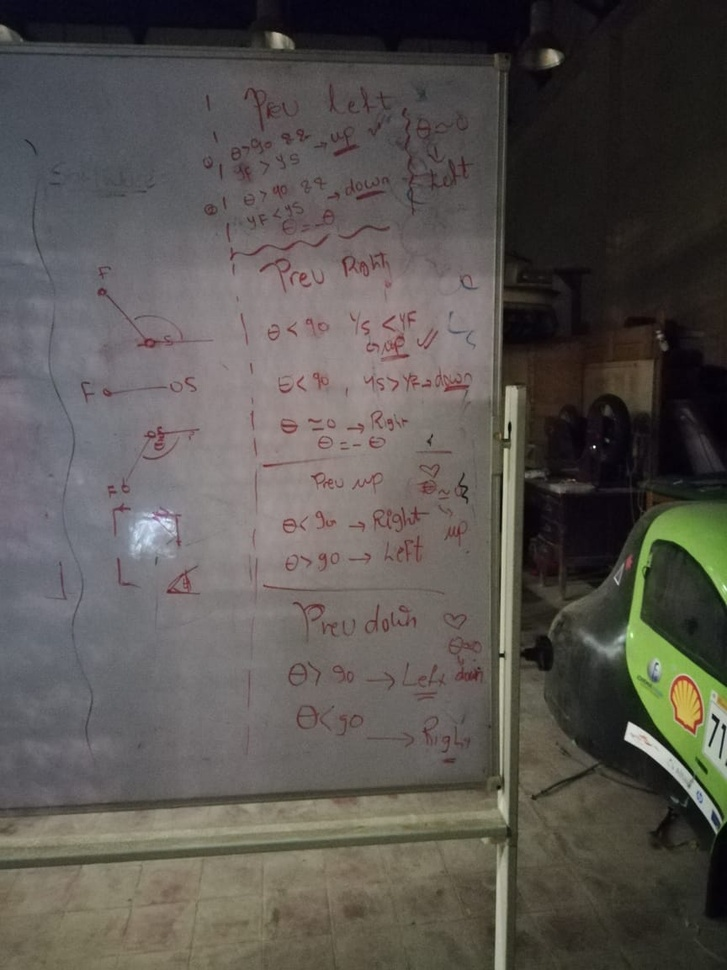
#> input picture 9f80f529-8671-401b-8e1b-aedb8806a530.jpg, 727 x 970 px, shrunk from 864 x 1152 before the run; its folder holds only this picture in this run
$ python -i Find_Surronding_Rectangle_Points_For_Transform.py   (imports and definitions only)   (older library calls are emulated)
#> lines starting #> are read from the running program, lines starting #| are printed output that depends on the picture; after the words box and inside, x2 and y2 are one past the last pixel; in counts of white or black regions, pixels touching at a corner belong together
import math
import cv2
import imutils
import numpy as np


def detect(c,img,cnts,thresh):
    approx = cv2.approxPolyDP(c, 0.04 * cv2.arcLength(c, True), True)
    shape=''
    arr=''
    if len(approx) == 4:
        shape='rectangle'
        vertices = cv2.convexHull(approx, clockwise=True)
        #########################
        x1,y1=vertices[0].ravel()
        x2,y2=vertices[1].ravel()
        x3,y3=vertices[-1].ravel()
        x4,y4=vertices[2].ravel()
        #########################
        #print(x3,y3)
        cv2.circle(img, (x1,y1), 10, (255,255,255), thickness=1)
        cv2.circle(img, (x2,y2), 10, (0,0,0), thickness=1)
        cv2.circle(img, (x3,y3), 10, (0,0,255), thickness=1)
        cv2.circle(img, (x4,y4), 10, (255,0,0), thickness=1)
        #########################
        arr=np.array([(x1,y1),(x2,y2),(x3,y3),(x4,y4)])


    return  arr,shape


def DoG(img):
    global q
    blur5 = cv2.GaussianBlur(img,(5,5),0)
    blur3 = cv2.GaussianBlur(img,(1,1),0)
    DoGim = blur5 - blur3
    kernelClose = np.ones((3, 3),np.uint8)
    DoGim = cv2.morphologyEx(DoGim, cv2.MORPH_CLOSE, kernelClose)
    cv2.imshow("Dogim",DoGim)
    return DoGim


# In[4]:


def detectShapes(mask,image):
    kernelopen = np.ones((5, 5), np.uint8)
    kernelClose = np.ones((3, 3),np.uint8)
    opening = cv2.morphologyEx(mask, cv2.MORPH_OPEN, kernelopen)
    closing = cv2.morphologyEx(opening, cv2.MORPH_CLOSE, kernelClose)
    R=closing.shape[0]
    C=closing.shape[1]
    temp = closing[0:R,0:C]
    edges =DoG(temp)

    ratio = image.shape[0] / float(image.shape[0])
    mx = np.amax(edges)
    mn = np.amin(edges)
    img=image
    thresh_val = np.average(np.arange(mn, mx))
    _, thresh = cv2.threshold(edges, thresh_val , 255, cv2.THRESH_BINARY)
    cv2.imshow("edge", thresh)
    cnts = cv2.findContours(thresh.copy(), cv2.RETR_EXTERNAL, cv2.CHAIN_APPROX_SIMPLE)
    cnts = cnts[0] if imutils.is_cv2() else cnts[1]
    cnts=sorted(cnts, key=cv2.contourArea, reverse=True)
    for c in cnts:
        if cv2.arcLength(c, True)>50:       #this is the condition to eliminate small curves
            points,shape = detect(c,img,cnts,thresh)
            if (shape == "rectangle"):
                cv2.drawContours(img, c, -1, (0,0,0), 3)
                cv2.imshow("img",img)
    return points

def maincode(image):
    gray = cv2.cvtColor(image, cv2.COLOR_BGR2GRAY)
    mx = np.amax(gray)
    mn = np.amin(gray)
    thresh_val = np.average(np.arange(mn, mx))
    _, thresh = cv2.threshold(gray, mx-50, 255, cv2.THRESH_BINARY)
    #thresh = cv2.adaptiveThreshold(gray, 255, cv2.ADAPTIVE_THRESH_GAUSSIAN_C, cv2.THRESH_BINARY, 115, 1)
    color = ""
    pts=detectShapes(thresh,image)
    return pts


>>> import cv2
>>> picture = cv2.imread('9f80f529-8671-401b-8e1b-aedb8806a530.jpg')
#> picture is the input picture: shape (970, 727, 3); mean B, G, R 80.4, 84.9, 88.8
>>> result = maincode(picture)
#> in maincode, `gray = cv2.cvtColor(image, cv2.COLOR_BGR2GRAY)`:
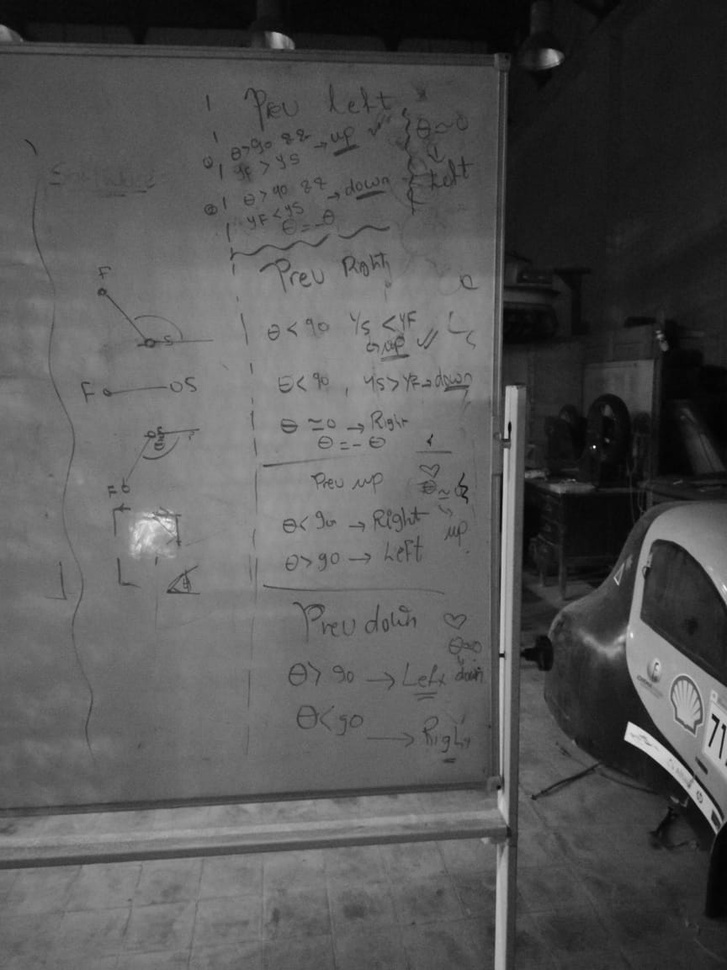
#> gray: shape (970, 727); min 2, max 253, mean 85.5
#> in maincode, `mx = np.amax(gray)`: mx = 253
#> in maincode, `mn = np.amin(gray)`: mn = 2
#> in maincode, `_, thresh = cv2.threshold(gray, mx-50, 255, cv2.THRESH_BINARY)`:
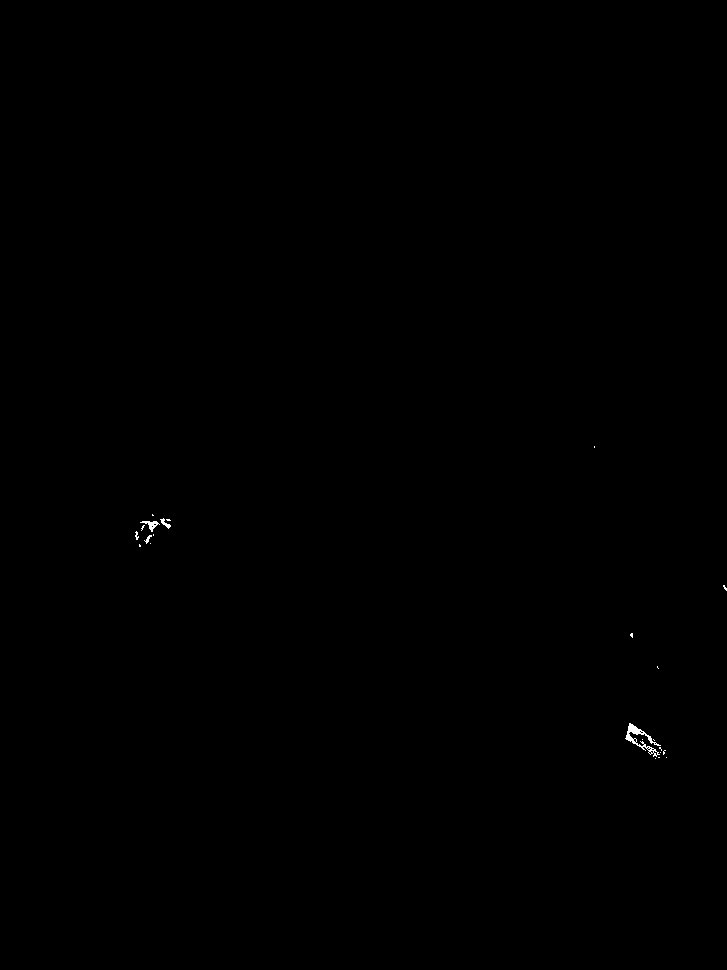
#> thresh: shape (970, 727); 0.08% white in thin lines or dots, all inside (x1, y1, x2, y2) = (135, 446, 727, 759)
#> in detectShapes, `opening = cv2.morphologyEx(mask, cv2.MORPH_OPEN, kernelopen)`: opening: shape (970, 727); 0.01% white; 1 white region, box (x1, y1, x2, y2) and area: (628, 725, 640, 734) 83
#> in detectShapes, `mx = np.amax(edges)`: mx = 255
#> in detectShapes, `mn = np.amin(edges)`: mn = 0
#> in detectShapes, `_, thresh = cv2.threshold(edges, thresh_val , 255, cv2.THRESH_BINARY)`: thresh: shape (970, 727); 0.01% white; 1 white region
#> in detectShapes, `cnts = cv2.findContours(thresh.copy(), cv2.RETR_EXTERNAL, cv2.CHAIN_AP..`: cnts = 1 contour; box (x1, y1, x2, y2) and area: (628, 725, 640, 734) 65
#> the loop in detectShapes, `for c in cnts:` made 1 pass
#> (the run stopped early here; a loop or call above may not have finished)

$ run again, on WIN_20181204_10_14_46_Pro.jpg
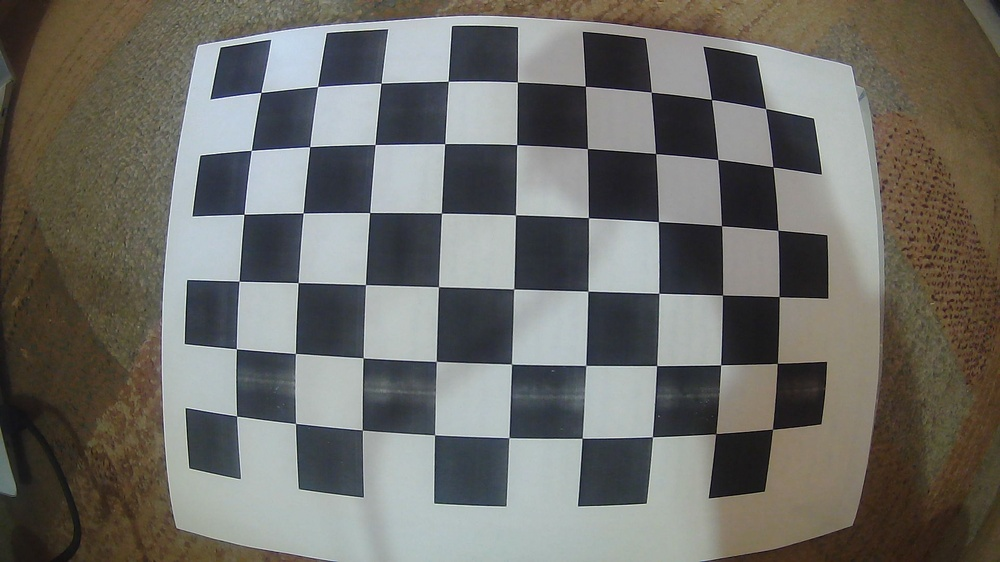
#> input picture WIN_20181204_10_14_46_Pro.jpg, 1000 x 562 px, shrunk from 1920 x 1080 before the run
#> picture is the input picture: shape (562, 1000, 3); mean B, G, R 103.6, 108.9, 109.9
#> in maincode, `mx = np.amax(gray)`: mx = 254
#> in maincode, `mn = np.amin(gray)`: mn = 0
#> in maincode, `_, thresh = cv2.threshold(gray, mx-50, 255, cv2.THRESH_BINARY)`:
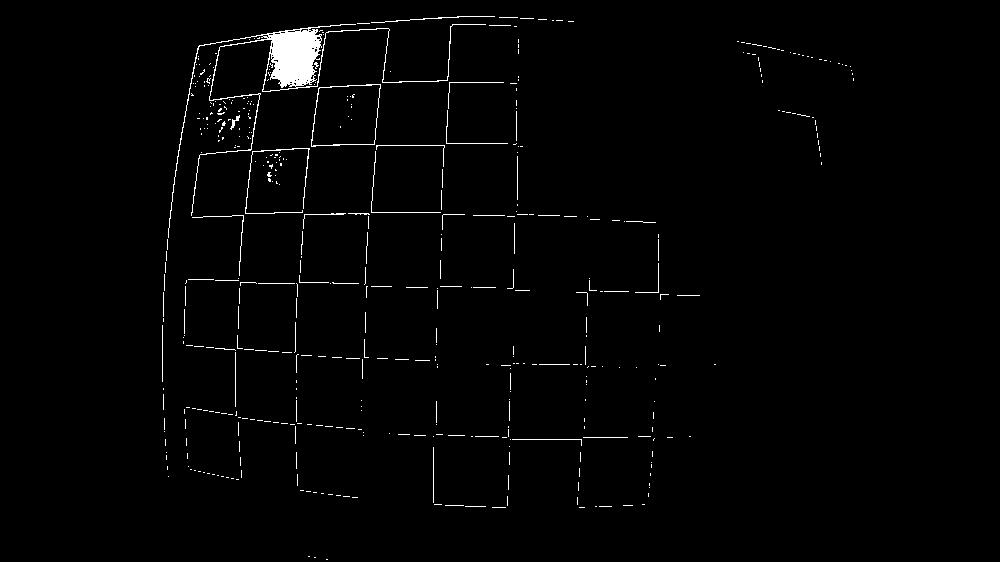
#> thresh: shape (562, 1000); 1.5% white; 459 white regions (398 under 20 px), largest, box (x1, y1, x2, y2) and area: (168, 24, 486, 238) 3614, (311, 84, 381, 147) 275, (245, 148, 310, 214) 265
#> opening: shape (562, 1000); 0.37% white; 1 white region, box (x1, y1, x2, y2) and area: (271, 31, 320, 86) 2107
#> closing: shape (562, 1000); 0.38% white; 1 white region, box (x1, y1, x2, y2) and area: (271, 31, 320, 86) 2124
#> in detectShapes, `mx = np.amax(edges)`: mx = 255
#> in detectShapes, `mn = np.amin(edges)`: mn = 0
#> cnts = 1 contour; box (x1, y1, x2, y2) and area: (271, 31, 320, 86) 2032
#> the loop in detectShapes, `for c in cnts:` made 1 pass
#> (shape, vertices in detect, x1 in detect, y1 in detect, x2 in detect, y2 in detect, x3 in detect, y3 in detect) on pass 1: ('rectangle', [[313, 32], [271, 36], [282, 85], [310, 78]], 313, 32, 271, 36, 310, 78)
#> pass 1, in detectShapes, `cv2.imshow("img",img)`:
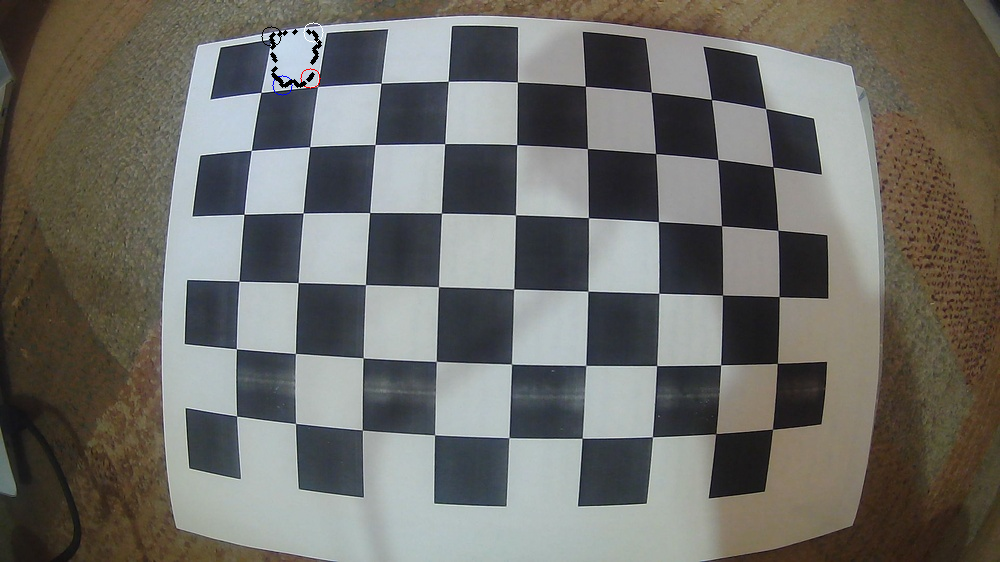
#> window 'img': shape (562, 1000, 3); mean B, G, R 103.4, 108.6, 109.7
#> pts = [[313, 32], [271, 36], [310, 78], [282, 85]]
